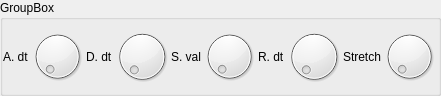
<?xml version="1.0" encoding="UTF-8"?>
<ui version="4.0">
 <class>GroupBox</class>
 <widget class="QGroupBox" name="GroupBox">
  <property name="geometry">
   <rect>
    <x>0</x>
    <y>0</y>
    <width>441</width>
    <height>96</height>
   </rect>
  </property>
  <property name="windowTitle">
   <string>GroupBox</string>
  </property>
  <property name="title">
   <string>GroupBox</string>
  </property>
  <layout class="QHBoxLayout" name="horizontalLayout">
   <property name="spacing">
    <number>0</number>
   </property>
   <property name="margin">
    <number>0</number>
   </property>
   <item>
    <widget class="QLabel" name="label_31">
     <property name="text">
      <string>A. dt</string>
     </property>
    </widget>
   </item>
   <item>
    <widget class="Dial" name="dial_27">
     <property name="sizePolicy">
      <sizepolicy hsizetype="Preferred" vsizetype="Preferred">
       <horstretch>0</horstretch>
       <verstretch>0</verstretch>
      </sizepolicy>
     </property>
    </widget>
   </item>
   <item>
    <widget class="QLabel" name="label_32">
     <property name="text">
      <string>D. dt</string>
     </property>
    </widget>
   </item>
   <item>
    <widget class="Dial" name="dial_28">
     <property name="sizePolicy">
      <sizepolicy hsizetype="Preferred" vsizetype="Preferred">
       <horstretch>0</horstretch>
       <verstretch>0</verstretch>
      </sizepolicy>
     </property>
    </widget>
   </item>
   <item>
    <widget class="QLabel" name="label_33">
     <property name="text">
      <string>S. val</string>
     </property>
    </widget>
   </item>
   <item>
    <widget class="Dial" name="dial_29">
     <property name="sizePolicy">
      <sizepolicy hsizetype="Preferred" vsizetype="Preferred">
       <horstretch>0</horstretch>
       <verstretch>0</verstretch>
      </sizepolicy>
     </property>
    </widget>
   </item>
   <item>
    <widget class="QLabel" name="label_34">
     <property name="text">
      <string>R. dt</string>
     </property>
    </widget>
   </item>
   <item>
    <widget class="Dial" name="dial_30">
     <property name="sizePolicy">
      <sizepolicy hsizetype="Preferred" vsizetype="Preferred">
       <horstretch>0</horstretch>
       <verstretch>0</verstretch>
      </sizepolicy>
     </property>
    </widget>
   </item>
   <item>
    <widget class="QLabel" name="label_35">
     <property name="text">
      <string>Stretch</string>
     </property>
    </widget>
   </item>
   <item>
    <widget class="Dial" name="dial_31">
     <property name="sizePolicy">
      <sizepolicy hsizetype="Preferred" vsizetype="Preferred">
       <horstretch>0</horstretch>
       <verstretch>0</verstretch>
      </sizepolicy>
     </property>
    </widget>
   </item>
  </layout>
 </widget>
 <customwidgets>
  <customwidget>
   <class>Dial</class>
   <extends>QDial</extends>
   <header>Dial.h</header>
  </customwidget>
 </customwidgets>
 <resources/>
 <connections/>
</ui>
